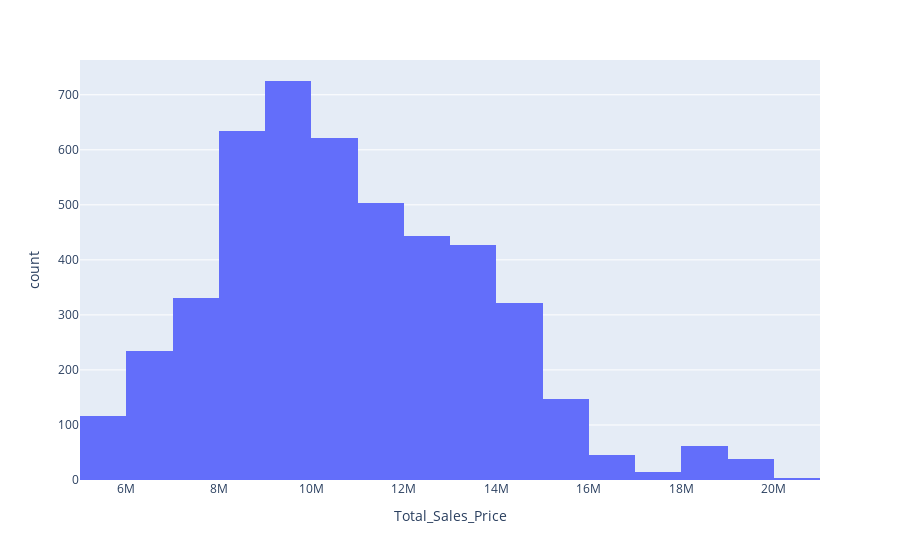

The notebook cell this image was saved under:
### Code cell
#Plot histogram of Total_Sales_Price
fig = px.histogram(df6_2, x='Total_Sales_Price', nbins=20)
fig.show()

### Figure 1 — Plotly figure (JSON) as saved in the notebook; plotly's stock layout.template omitted (floating-point values rounded to 4 significant figures; data arrays with more than 128 entries replaced by an {"elided": "..."} marker saying what was removed)
{"data": [{"alignmentgroup": "True", "bingroup": "x", "hovertemplate": "Total_Sales_Price=%{x}<br>count=%{y}<extra></extra>", "legendgroup": "", "marker": {"color": "#636efa", "pattern": {"shape": ""}}, "name": "", "nbinsx": 20, "offsetgroup": "", "orientation": "v", "showlegend": false, "type": "histogram", "x": {"elided": "4668 int values"}, "xaxis": "x", "yaxis": "y"}], "layout": {"barmode": "relative", "legend": {"tracegroupgap": 0}, "margin": {"t": 60}, "xaxis": {"anchor": "y", "domain": [0, 1], "title": {"text": "Total_Sales_Price"}}, "yaxis": {"anchor": "x", "domain": [0, 1], "title": {"text": "count"}}}}
